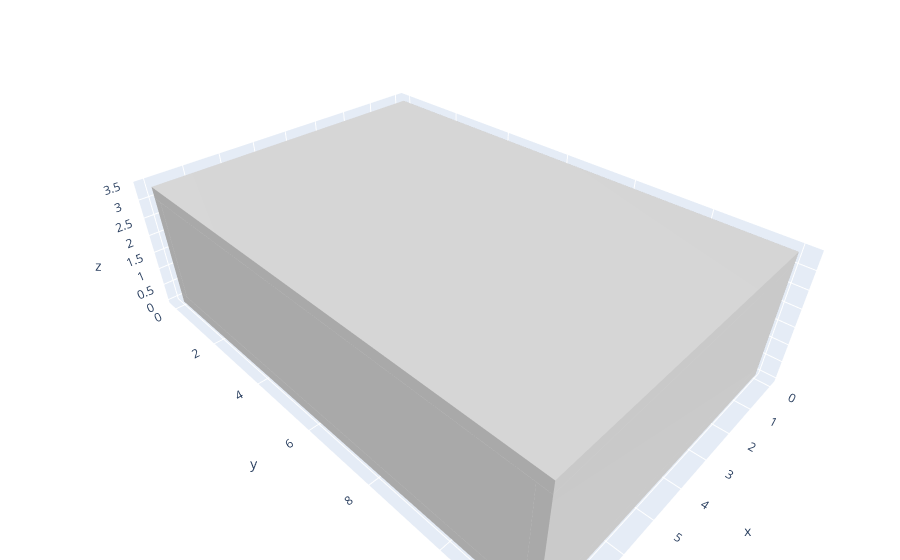

Write notebook code for a chart like this one.
### Code cell
def build_from_spec(spec):
    window = spec.get("south_window")
    house = make_house(spec["width"], spec["length"], spec["height"], south_window=window)
    glass = make_glass(window) if window else None
    return house, glass


spec = {
    "width": 8,
    "length": 12,
    "height": 2.8,
    "south_window": {"x": 1.5, "width": 5, "sill": 0.8, "height": 1.6},
}

house2, glass2 = build_from_spec(spec)

items = [(house2, "lightgray", 1.0)]
if glass2 is not None:
    items.append((glass2, "deepskyblue", 0.5))

print("Площадь пола:", spec["width"] * spec["length"], "м²")
print("Площадь окна:", spec["south_window"]["width"] * spec["south_window"]["height"], "м²")
show_scene(items)

### Figure 1 — Plotly figure (JSON) as saved in the notebook; plotly's stock layout.template omitted (floating-point values rounded to 4 significant figures)
{"data": [{"color": "lightgray", "flatshading": true, "i": [1, 4, 0, 2, 1, 5, 5, 3, 6, 2, 6, 7, 9, 12, 8, 10, 9, 13, 13, 11, 14, 10, 14, 15, 17, 20, 16, 18, 17, 21, 21, 19, 22, 18, 22, 23, 25, 28, 24, 26, 25, 29, 29, 27, 30, 26, 30, 31, 33, 36, 32, 34, 33, 37, 37, 35, 38, 34, 38, 39, 41, 44, 40, 42, 41, 45, 45, 43, 46, 42, 46, 47, 49, 52, 48, 50, 49, 53, 53, 51, 54, 50, 54, 55, 57, 60, 56, 58, 57, 61, 61, 59, 62, 58, 62, 63, 65, 68, 64, 66, 65, 69, 69, 67, 70, 66, 70, 71], "j": [3, 1, 3, 4, 7, 1, 7, 7, 4, 7, 5, 5, 11, 9, 11, 12, 15, 9, 15, 15, 12, 15, 13, 13, 19, 17, 19, 20, 23, 17, 23, 23, 20, 23, 21, 21, 27, 25, 27, 28, 31, 25, 31, 31, 28, 31, 29, 29, 35, 33, 35, 36, 39, 33, 39, 39, 36, 39, 37, 37, 43, 41, 43, 44, 47, 41, 47, 47, 44, 47, 45, 45, 51, 49, 51, 52, 55, 49, 55, 55, 52, 55, 53, 53, 59, 57, 59, 60, 63, 57, 63, 63, 60, 63, 61, 61, 67, 65, 67, 68, 71, 65, 71, 71, 68, 71, 69, 69], "k": [0, 0, 2, 0, 3, 4, 1, 2, 2, 6, 4, 6, 8, 8, 10, 8, 11, 12, 9, 10, 10, 14, 12, 14, 16, 16, 18, 16, 19, 20, 17, 18, 18, 22, 20, 22, 24, 24, 26, 24, 27, 28, 25, 26, 26, 30, 28, 30, 32, 32, 34, 32, 35, 36, 33, 34, 34, 38, 36, 38, 40, 40, 42, 40, 43, 44, 41, 42, 42, 46, 44, 46, 48, 48, 50, 48, 51, 52, 49, 50, 50, 54, 52, 54, 56, 56, 58, 56, 59, 60, 57, 58, 58, 62, 60, 62, 64, 64, 66, 64, 67, 68, 65, 66, 66, 70, 68, 70], "opacity": 1, "type": "mesh3d", "x": [0.0, 0.0, 0.0, 0.0, 8.0, 8.0, 8.0, 8.0, 0.0, 0.0, 0.0, 0.0, 1.5, 1.5, 1.5, 1.5, 6.5, 6.5, 6.5, 6.5, 8.0, 8.0, 8.0, 8.0, 1.5, 1.5, 1.5, 1.5, 6.5, 6.5, 6.5, 6.5, 1.5, 1.5, 1.5, 1.5, 6.5, 6.5, 6.5, 6.5, 0.0, 0.0, 0.0, 0.0, 8.0, 8.0, 8.0, 8.0, 0.0, 0.0, 0.0, 0.0, 0.3, 0.3, 0.3, 0.3, 7.7, 7.7, 7.7, 7.7, 8.0, 8.0, 8.0, 8.0, 0.0, 0.0, 0.0, 0.0, 8.0, 8.0, 8.0, 8.0], "y": [0.0, 0.0, 12.0, 12.0, 0.0, 0.0, 12.0, 12.0, 0.0, 0.0, 0.3, 0.3, 0.0, 0.0, 0.3, 0.3, 0.0, 0.0, 0.3, 0.3, 0.0, 0.0, 0.3, 0.3, 0.0, 0.0, 0.3, 0.3, 0.0, 0.0, 0.3, 0.3, 0.0, 0.0, 0.3, 0.3, 0.0, 0.0, 0.3, 0.3, 11.7, 11.7, 12.0, 12.0, 11.7, 11.7, 12.0, 12.0, 0.3, 0.3, 11.7, 11.7, 0.3, 0.3, 11.7, 11.7, 0.3, 0.3, 11.7, 11.7, 0.3, 0.3, 11.7, 11.7, 0.0, 0.0, 12.0, 12.0, 0.0, 0.0, 12.0, 12.0], "z": [0.0, 0.3, 0.0, 0.3, 0.0, 0.3, 0.0, 0.3, 0.3, 3.1, 0.3, 3.1, 0.3, 3.1, 0.3, 3.1, 0.3, 3.1, 0.3, 3.1, 0.3, 3.1, 0.3, 3.1, 0.3, 1.1, 0.3, 1.1, 0.3, 1.1, 0.3, 1.1, 2.7, 3.1, 2.7, 3.1, 2.7, 3.1, 2.7, 3.1, 0.3, 3.1, 0.3, 3.1, 0.3, 3.1, 0.3, 3.1, 0.3, 3.1, 0.3, 3.1, 0.3, 3.1, 0.3, 3.1, 0.3, 3.1, 0.3, 3.1, 0.3, 3.1, 0.3, 3.1, 3.1, 3.4, 3.1, 3.4, 3.1, 3.4, 3.1, 3.4]}, {"color": "deepskyblue", "flatshading": true, "i": [1, 4, 0, 2, 1, 5, 5, 3, 6, 2, 6, 7], "j": [3, 1, 3, 4, 7, 1, 7, 7, 4, 7, 5, 5], "k": [0, 0, 2, 0, 3, 4, 1, 2, 2, 6, 4, 6], "opacity": 0.5, "type": "mesh3d", "x": [1.5, 1.5, 1.5, 1.5, 6.5, 6.5, 6.5, 6.5], "y": [0.13, 0.13, 0.17, 0.17, 0.13, 0.13, 0.17, 0.17], "z": [1.1, 2.7, 1.1, 2.7, 1.1, 2.7, 1.1, 2.7]}], "layout": {"margin": {"b": 0, "l": 0, "r": 0, "t": 0}, "scene": {"aspectmode": "data"}}}
